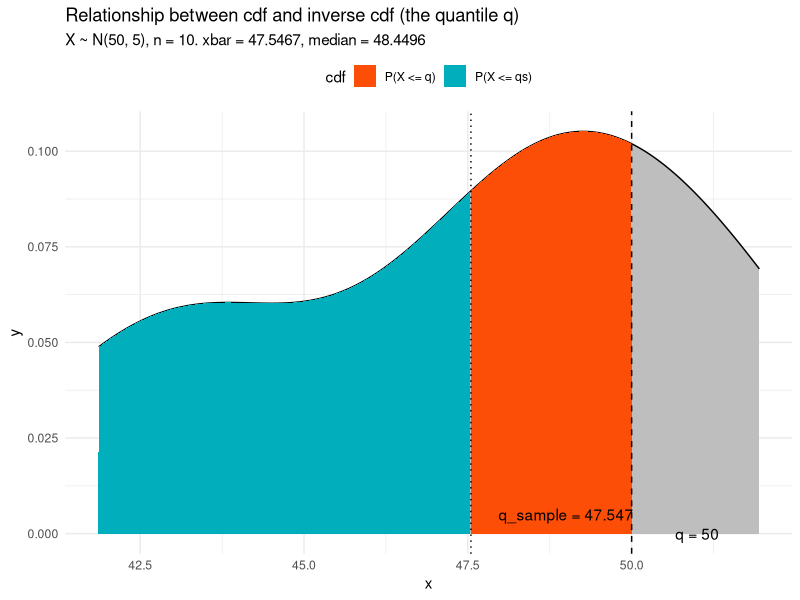
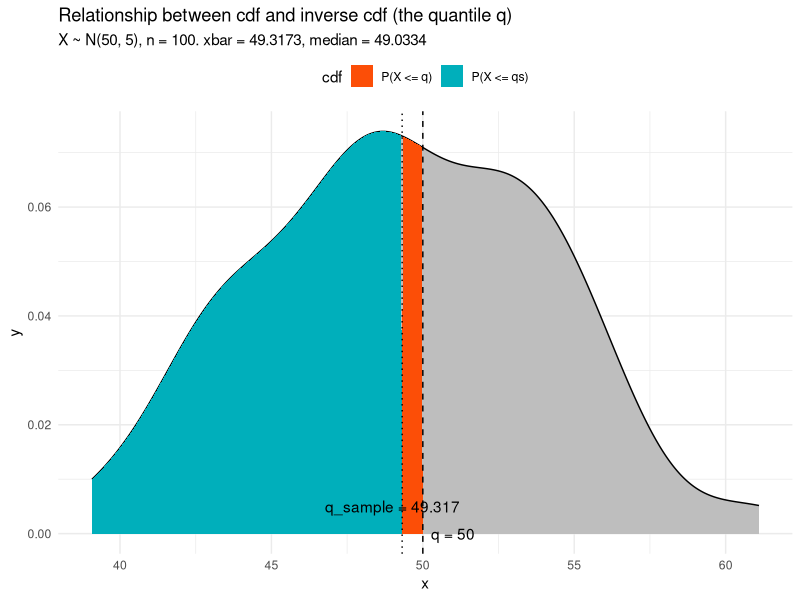
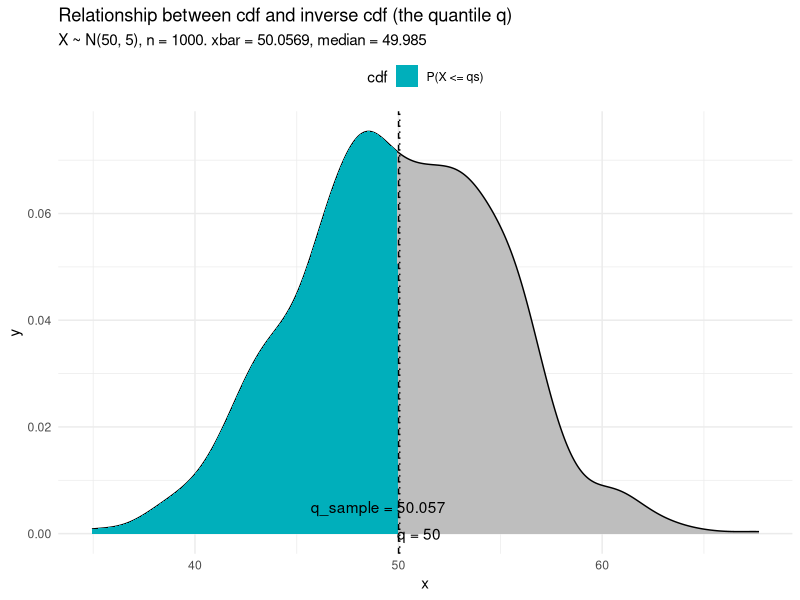
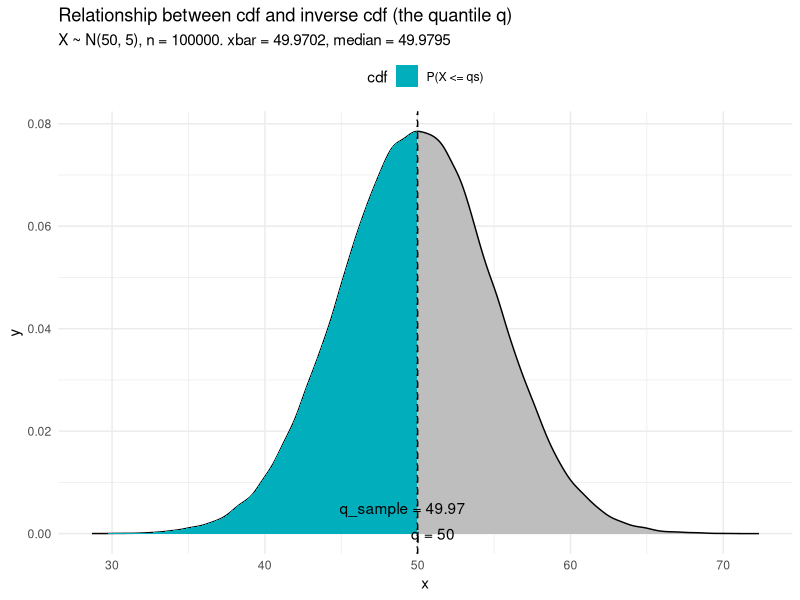
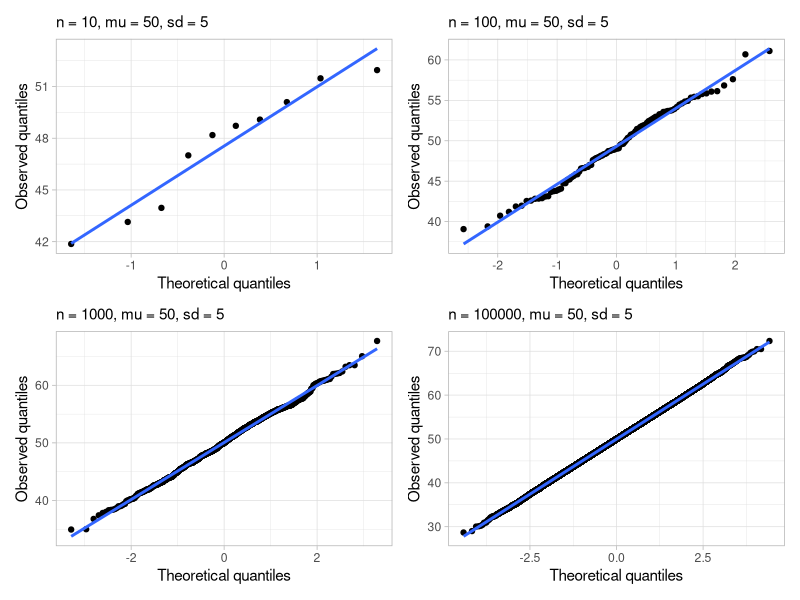

Source code (R) for these figures, in order:
## ---- chunk 1
library(tidyverse)
library(patchwork)
options(scipen = 999)

plotnn <- function(n, mu, sd) {
  set.seed(10)
  X <- rnorm(n, mu, sd) # Generate random variable
  p <- 0.5 # Let the probability be 50% (the 50th percentile)
  q <- qnorm(p, mu, sd) # inverse cdf, theoretical quantile
  cdf <- pnorm(q, mu, sd) # cdf should be equal to p
  
  xbar <- mean(X) # sample mean
  xmedian <- median(X) # sample median
  sd(X)
  q_sample <- qnorm(p, xbar, sd(X)) %>% round(3)
  0.5 == pnorm(q_sample, xbar, sd(X)) # TRUE
  
  
  plot1 <- X %>%
    enframe() %>%
    ggplot(aes(x = value)) +
    geom_density(fill = "gray") +
    theme_minimal()+
    theme(legend.position="top")
  
  
  # extract x,y values from plot in order to shade the area
  d <- ggplot_build(plot1)$data[[1]]
  d <- d %>% mutate(color = case_when(
    x <= q & x > q_sample~ "P(X <= q)",
    x <= q_sample ~ "P(X <= qs)"
  ))
  
  plot1 +
    geom_area(data = subset(d, x <= q), aes(
      x = x, y = y,
      fill = factor(color)
    )) +
    annotate("text", x = q + 1, y = 0, label = str_glue("q = {q}")) +
    annotate("text", x = q - 1, y = 0 + 0.005, label = str_glue("q_sample = {q_sample}")) +
    geom_vline(xintercept = q, linetype = "dashed") +
    geom_vline(xintercept = q_sample, linetype = "dotted") + 
    scale_color_discrete("cdf:") +
    labs(
      title = "Relationship between cdf and inverse cdf (the quantile q)",
      subtitle = str_glue("X ~ N({mu}, {sd}), n = {n}. xbar = {round(xbar,4)}, median = {round(xmedian,4)}"),
      x = "x",
      fill = "cdf"
    ) +
    scale_fill_manual(breaks = c("P(X <= q)", "P(X <= qs)"),
                       values = c("#FC4E07","#00AFBB"))
}

mu <- 50
sd <- 5

plotnn(10, mu, sd)
plotnn(100, mu, sd)
plotnn(1000, mu, sd)
plotnn(100000, mu, sd)


## ---- chunk 2

mu <- 50
sd <- 5

plotqq <- function(n, mu, sd) {
  set.seed(10)
  
  X <- rnorm(n, mu, sd)
  d <- X %>% 
    enframe(name = NULL, value = "x") %>% 
    mutate(across(x, scale, .names = "{.col}_scaled")) %>% # z-transform to mean zero and unit variance
    arrange(x) %>% 
    mutate(j = 1:length(X),
           prob_level = (j-0.5)/length(X), # 0.5 is the 'continuity' correction
           qq = qnorm(prob_level) # standard normal quantile,
    )
  
  d %>% 
    ggplot(aes(x = qq, y = x)) +
    geom_point() +
    geom_smooth(method = "lm", formula = y ~ x, se = FALSE) +
    labs(y = "Observed quantiles",
         x = "Theoretical quantiles",
         subtitle = str_glue("n = {n}, mu = {mu}, sd = {sd}")) +
    theme_light() 
}

p1 <- plotqq(10,mu,sd)
p2 <- plotqq(100,mu,sd)
p3 <- plotqq(1000,mu,sd)
p4 <- plotqq(100000,mu,sd)

(p1+p2) /
  (p3+p4)

## ---- chunk 3
library(tidyverse)
# function to filter a dataframe given a string s, with regex or exact matching.
# df = dataframe to filter
# column = name of column,
# s = string to search,
# exact_match = wheter to match string exactly or with regex
# negate = match non-matching
filter_regex <- function(df, column, s, exact_match = T, negate_ = FALSE) {
  column <- rlang::enquo(column)

  if (exact_match == TRUE) {
    s <- str_c("^", s, "$") # add beginning and end of line to string
  }

  if (length(s) > 1) {
    searchtt <- paste0(s, sep = "|", collapse = "")
    searchtt <- str_sub(searchtt, 1, nchar(searchtt) - 1)
  } else {
    searchtt <- s
  }
  df %>%
    filter(str_detect(string = !!column, pattern = searchtt, negate = negate_))
}
# The default is to match the strings exactly
mpg %>%
  filter_regex(model, c("a4", "tiburon")) %>% pull(model) %>% unique
mpg %>%
  filter_regex(model, c("a4", "tiburon"), negate_ = T) %>% pull(model) %>% unique %>% head

# Use exact_match = F to allow regex:
mpg %>%
  filter_regex(model, c("a4","tiburon"), exact_match = F) %>% pull(model) %>% unique
mpg %>%
  filter_regex(model, c("a[0-9]+.*"), exact_match = F) %>% pull(model) %>% unique
## ---- chunk 4
library(tidyverse)
generate_varcodes <- function(s) {
 str_split(s, boundary("word")) %>%
    map(~str_sub(.x, 1,1)) %>%
    map(str_to_upper) %>%
    map(str_c, collapse = "") %>%
    unlist()
}
mpg %>% 
  select(model) %>% 
  distinct() %>% 
  mutate(acronym = generate_varcodes(model)) %>% 
  head()
## ---- chunk 5
library(tidyverse)
# calculate without lubridate:

# halvamara in < 2h
dist <- 21.0975 # km
duration <- 120
s <- 120*60
s
# pace to complete half marathon in 1:59:59
pace <- (s-1)/dist
pace
rest <- pace %% 60
mins <- (pace-rest)/60
str_glue("{mins}m {round(rest,1)}s") %>% print()

# -----------------------------

# calculate with lubridate:
library(lubridate)
dist <- 21.0975 # km
s <- duration(120, "minutes")
s
# pace to complete half marathon in 1:59:59
pace <- (s-1)/dist
pace
seconds_to_period(pace) %>% round(1)
